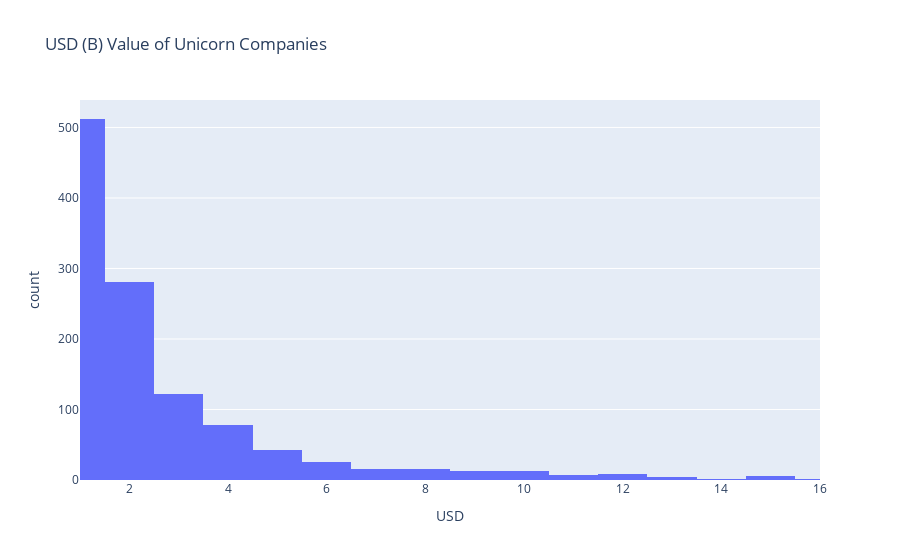

This figure's notebook cell:
### Code cell
fig.update_xaxes(range=[1, 16]) #here we fix x-axis values, since histogram flattened out already
fig.show()

### Figure 1 — Plotly figure (JSON) as saved in the notebook; plotly's stock layout.template omitted (floating-point values rounded to 4 significant figures; data arrays with more than 128 entries replaced by an {"elided": "..."} marker saying what was removed)
{"data": [{"alignmentgroup": "True", "bingroup": "x", "hovertemplate": "USD=%{x}<br>count=%{y}<extra></extra>", "legendgroup": "", "marker": {"color": "#636efa", "pattern": {"shape": ""}}, "name": "", "offsetgroup": "", "orientation": "v", "showlegend": false, "type": "histogram", "x": {"elided": "1165 float values"}, "xaxis": "x", "yaxis": "y"}], "layout": {"barmode": "relative", "legend": {"tracegroupgap": 0}, "title": {"text": "USD (B) Value of Unicorn Companies"}, "xaxis": {"anchor": "y", "domain": [0, 1], "range": [1, 16], "title": {"text": "USD"}}, "yaxis": {"anchor": "x", "domain": [0, 1], "title": {"text": "count"}}}}
